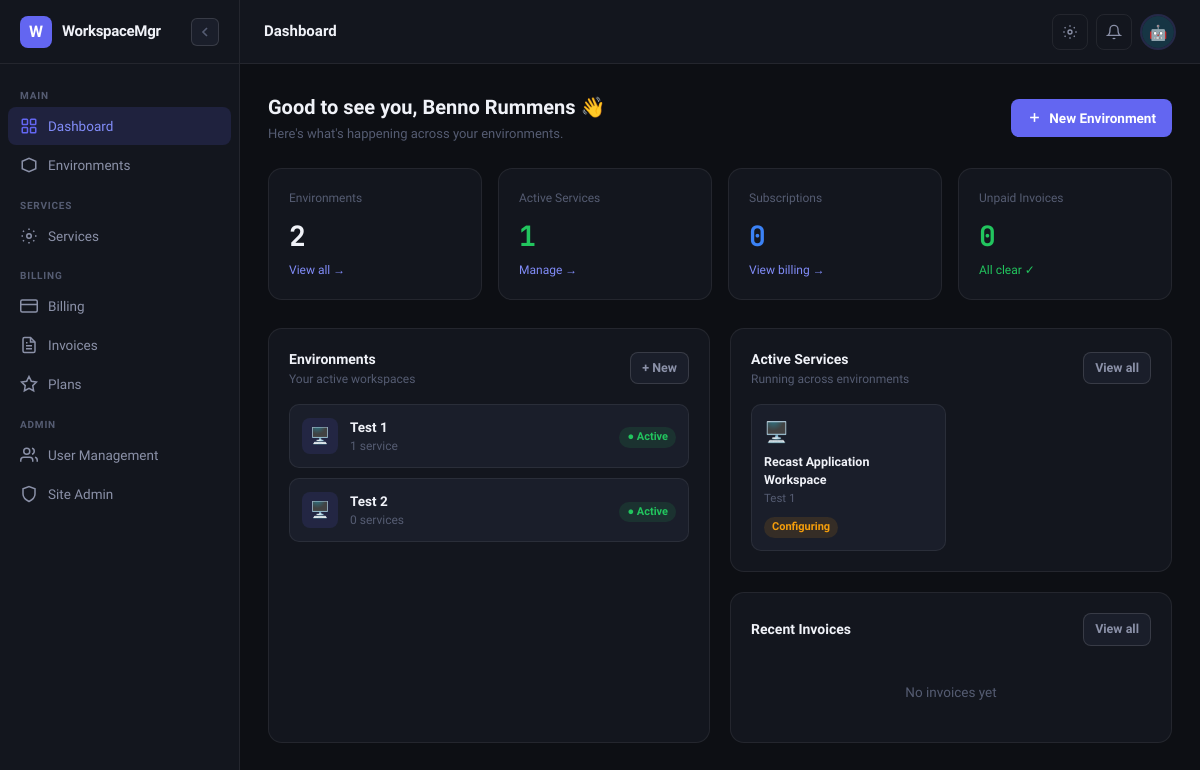
Page /dashboard/ (signed in) on the committed database.
### apps/accounts/models.py (models this page shows, shortened)
class User(AbstractUser):
    username = None
    email = models.EmailField(unique=True)
    role = models.CharField(max_length=20, choices=ROLE_CHOICES, default='env_admin')
    avatar = models.CharField(max_length=20, choices=AVATAR_CHOICES, default='avatar_1')
    phone = models.CharField(max_length=30, blank=True)
    job_title = models.CharField(max_length=100, blank=True)
    is_onboarded = models.BooleanField(default=False)
    created_at = models.DateTimeField(auto_now_add=True)
    updated_at = models.DateTimeField(auto_now=True)
    objects = UserManager()
    USERNAME_FIELD = 'email'
    REQUIRED_FIELDS = []
    class Meta:
        verbose_name = 'User'
        verbose_name_plural = 'Users'
    @property
    def display_name(self):
        return self.get_full_name() or self.email.split('@')[0]
    @property
    def is_superadmin(self):
        return self.role == 'superadmin' or self.is_superuser
    @property
    def is_env_admin(self):
        return self.role in ('superadmin', 'env_admin') or self.is_superuser
    @property
    def avatar_url(self):
        return f'/static/img/avatars/{self.avatar}.svg'

### apps/environments/models.py (models this page shows, shortened)
class Environment(models.Model):
    STATUS_CHOICES = [
        ('active', 'Active'),
        ('inactive', 'Inactive'),
        ('provisioning', 'Provisioning'),
    ]
    owner = models.ForeignKey(
        settings.AUTH_USER_MODEL,
        on_delete=models.CASCADE,
        related_name='environments',
    )
    name = models.CharField(max_length=200)
    description = models.TextField(blank=True)
    slug = models.SlugField(unique=True)
    status = models.CharField(max_length=20, choices=STATUS_CHOICES, default='active')
    azure_tenant_id = models.CharField(max_length=100, blank=True)
    created_at = models.DateTimeField(auto_now_add=True)
    updated_at = models.DateTimeField(auto_now=True)
    class Meta:
        ordering = ['-created_at']

### apps/services/models.py (models this page shows, shortened)
class Service(models.Model):
    STATUS_CHOICES = [
        ('active', 'Active'),
        ('inactive', 'Inactive'),
        ('configuring', 'Configuring'),
        ('error', 'Error'),
    ]
    environment = models.ForeignKey(Environment, on_delete=models.CASCADE, related_name='services')
    service_type = models.CharField(max_length=30, choices=SERVICE_TYPE_CHOICES)
    name = models.CharField(
        max_length=200,
        blank=True,
        help_text='Optional display name. Defaults to the service type name if left blank.'
    )
    status = models.CharField(max_length=20, choices=STATUS_CHOICES, default='configuring')
    enabled = models.BooleanField(default=False)
    is_connected = models.BooleanField(default=False)
    created_at = models.DateTimeField(auto_now_add=True)
    updated_at = models.DateTimeField(auto_now=True)
    class Meta:
        ordering = ['environment', 'service_type', 'name']
    @property
    def display_name(self):
        return self.name if self.name else self.get_service_type_display()
    @property
    def icon(self):
        icons = {
            'recast_workspace': '🖥️',
            'recast_user_license': '👤',
            'windows_365': '☁️',
            'intune': '🛡️',
        }
        return icons.get(self.service_type, '⚙️')

### apps/core/views.py (the view)
# urls.py: path('dashboard/', views.dashboard, name='dashboard'),
@login_required
def dashboard(request):
    environments = Environment.objects.filter(owner=request.user)
    services = Service.objects.filter(environment__owner=request.user, enabled=True)
    recent_invoices = Invoice.objects.filter(user=request.user)[:5]
    active_subscriptions = Subscription.objects.filter(user=request.user, status__in=['active', 'trialing'])
    stats = {
        'environments': environments.count(),
        'services': services.count(),
        'subscriptions': active_subscriptions.count(),
        'invoices_unpaid': Invoice.objects.filter(user=request.user, status='open').count(),
    }
    return render(request, 'core/dashboard.html', {
        'environments': environments[:5],
        'services': services[:6],
        'recent_invoices': recent_invoices,
        'stats': stats,
    })

### templates/core/dashboard.html (shortened to what this page needs)
{% extends "base.html" %}
{% block page_title %}Dashboard{% endblock %}
{% block content %}
<div class="page-header">
  <div>
    <div class="page-title">Good to see you, {{ user.display_name }} 👋</div>
    <div class="page-subtitle">Here's what's happening across your environments.</div>
  </div>
  <a href="{% url 'environments:create' %}" class="btn btn-primary">
    <svg width="15" height="15" fill="none" viewBox="0 0 24 24" stroke="currentColor" stroke-width="2.5"><line x1="12" y1="5" x2="12" y2="19"/><line x1="5" y1="12" x2="19" y2="12"/></svg>
    New Environment
  </a>
</div>
<div style="display:grid;grid-template-columns:repeat(4,1fr);gap:16px;margin-bottom:28px;">
  <div class="stat-card">
    <div class="stat-label">Environments</div>
    <div class="stat-value">{{ stats.environments }}</div>
    <div class="stat-change">
      <a href="{% url 'environments:list' %}" style="color:var(--accent-light);font-size:12px;">View all →</a>
    </div>
  </div>
  <div class="stat-card">
    <div class="stat-label">Active Services</div>
    <div class="stat-value" style="color:var(--success);">{{ stats.services }}</div>
    <div class="stat-change">
      <a href="{% url 'services:list' %}" style="color:var(--accent-light);font-size:12px;">Manage →</a>
    </div>
  </div>
  <div class="stat-card">
    <div class="stat-label">Subscriptions</div>
    <div class="stat-value" style="color:var(--info);">{{ stats.subscriptions }}</div>
    <div class="stat-change">
      <a href="{% url 'billing:overview' %}" style="color:var(--accent-light);font-size:12px;">View billing →</a>
    </div>
  </div>
  <div class="stat-card">
    <div class="stat-label">Unpaid Invoices</div>
    <div class="stat-value" style="color:{% if stats.invoices_unpaid > 0 %}var(--warning){% else %}var(--success){% endif %};">
      {{ stats.invoices_unpaid }}
    </div>
    <div class="stat-change">
      {% if stats.invoices_unpaid > 0 %}
      <a href="{% url 'billing:invoice_list' %}" style="color:var(--warning);font-size:12px;">Pay now →</a>
      {% else %}
      <span style="color:var(--success);font-size:12px;">All clear ✓</span>
      {% endif %}
    </div>
  </div>
</div>
<div style="display:grid;grid-template-columns:1fr 1fr;gap:20px;">
  <div class="card">
    <div class="card-header">
      <div>
        <div class="card-title">Environments</div>
        <div class="card-subtitle">Your active workspaces</div>
      </div>
      <a href="{% url 'environments:create' %}" class="btn btn-secondary btn-sm">+ New</a>
    </div>
    {% if environments %}
    <div style="display:flex;flex-direction:column;gap:10px;">
      {% for env in environments %}
      <a href="{% url 'environments:detail' env.pk %}" style="text-decoration:none;">
        <div style="display:flex;align-items:center;justify-content:space-between;padding:12px;border-radius:10px;border:1px solid var(--border);background:var(--bg-raised);transition:all 0.15s;" onmouseover="this.style.borderColor='rgba(99,102,241,0.3)'" onmouseout="this.style.borderColor='var(--border)'">
          <div style="display:flex;align-items:center;gap:12px;">
            <div style="width:36px;height:36px;border-radius:8px;background:rgba(99,102,241,0.12);display:flex;align-items:center;justify-content:center;font-size:16px;">🖥️</div>
            <div>
              <div style="font-size:13.5px;font-weight:600;color:var(--text-primary);">{{ env.name }}</div>
              <div style="font-size:12px;color:var(--text-muted);">{{ env.services.count }} service{{ env.services.count|pluralize }}</div>
            </div>
          </div>
          <div>
            {% if env.status == 'active' %}
            <span class="badge badge-green">● Active</span>
            {% elif env.status == 'inactive' %}
            <span class="badge badge-gray">Inactive</span>
            {% else %}
            <span class="badge badge-yellow">Provisioning</span>
            {% endif %}
          </div>
        </div>
      </a>
      {% endfor %}
    </div>
    {% endif %}
  </div>
  <div style="display:flex;flex-direction:column;gap:20px;">
    <div class="card">
      <div class="card-header">
        <div>
          <div class="card-title">Active Services</div>
          <div class="card-subtitle">Running across environments</div>
        </div>
        <a href="{% url 'services:list' %}" class="btn btn-secondary btn-sm">View all</a>
      </div>
      {% if services %}
      <div style="display:grid;grid-template-columns:1fr 1fr;gap:10px;">
        {% for service in services %}
        <div style="padding:12px;border-radius:10px;border:1px solid var(--border);background:var(--bg-raised);">
          <div style="font-size:20px;margin-bottom:6px;">{{ service.icon }}</div>
          <div style="font-size:12.5px;font-weight:600;color:var(--text-primary);">{{ service.display_name }}</div>
          <div style="font-size:11.5px;color:var(--text-muted);">{{ service.environment.name }}</div>
          <div style="margin-top:6px;">
            <span class="badge {% if service.status == 'active' %}badge-green{% elif service.status == 'error' %}badge-red{% else %}badge-yellow{% endif %}">
              {{ service.get_status_display }}
            </span>
          </div>
        </div>
        {% endfor %}
      </div>
      {% else %}
      <div style="text-align:center;padding:20px 0;color:var(--text-muted);font-size:13.5px;">
        No services enabled yet
      </div>
      {% endif %}
    </div>
    <div class="card">
      <div class="card-header">
        <div class="card-title">Recent Invoices</div>
        <a href="{% url 'billing:invoice_list' %}" class="btn btn-secondary btn-sm">View all</a>
      </div>
      {% if recent_invoices %}
      <div style="display:flex;flex-direction:column;gap:8px;">
        {% for invoice in recent_invoices %}
        <div style="display:flex;align-items:center;justify-content:space-between;padding:10px 12px;border-radius:8px;border:1px solid var(--border);background:var(--bg-raised);">
          <div>
            <div style="font-size:13px;font-weight:600;color:var(--text-primary);">{{ invoice.invoice_number }}</div>
            <div style="font-size:11.5px;color:var(--text-muted);">{{ invoice.period_start }} – {{ invoice.period_end }}</div>
          </div>
          <div style="text-align:right;">
            <div style="font-size:13px;font-weight:700;">€{{ invoice.total }}</div>
            <span class="badge {% if invoice.status == 'paid' %}badge-green{% elif invoice.status == 'failed' %}badge-red{% elif invoice.status == 'open' %}badge-yellow{% else %}badge-gray{% endif %}">
              {{ invoice.get_status_display }}
            </span>
          </div>
        </div>
        {% endfor %}
      </div>
      {% else %}
      <div style="text-align:center;padding:20px 0;color:var(--text-muted);font-size:13.5px;">
        No invoices yet
      </div>
      {% endif %}
    </div>
  </div>
</div>
{% endblock %}

### templates/base.html (shortened to what this page needs)
<!DOCTYPE html>
<html lang="en" data-theme="dark">
<head>
  <script src="https://cdn.tailwindcss.com"></script>
</head>
<body>
{% if user.is_authenticated %}
<aside id="sidebar">
  <div class="sidebar-logo">
    <div class="logo-mark">W</div>
    <span class="sidebar-logo-text">WorkspaceMgr</span>
    <button class="sidebar-collapse-btn" onclick="toggleSidebar()" title="Toggle sidebar">
      <svg id="collapse-icon-expand" width="16" height="16" fill="none" viewBox="0 0 24 24" stroke="currentColor" stroke-width="2.5">
        <path d="M15 18l-6-6 6-6"/>
      </svg>
    </button>
  </div>
  <nav class="sidebar-nav">
    <div class="sidebar-section-label">Main</div>
    <a href="{% url 'core:dashboard' %}" class="nav-item {% if request.resolver_match.url_name == 'dashboard' %}active{% endif %}">
      <svg class="nav-icon" fill="none" viewBox="0 0 24 24" stroke="currentColor" stroke-width="2"><rect x="3" y="3" width="7" height="7" rx="1"/><rect x="14" y="3" width="7" height="7" rx="1"/><rect x="3" y="14" width="7" height="7" rx="1"/><rect x="14" y="14" width="7" height="7" rx="1"/></svg>
      <span class="sidebar-label">Dashboard</span>
    </a>
    <a href="{% url 'environments:list' %}" class="nav-item {% if 'environments' in request.path %}active{% endif %}">
      <svg class="nav-icon" fill="none" viewBox="0 0 24 24" stroke="currentColor" stroke-width="2"><path d="M3 7l9-4 9 4v10l-9 4-9-4V7z"/></svg>
      <span class="sidebar-label">Environments</span>
    </a>
    <div class="sidebar-section-label">Services</div>
    <a href="{% url 'services:list' %}" class="nav-item {% if 'services' in request.path %}active{% endif %}">
      <svg class="nav-icon" fill="none" viewBox="0 0 24 24" stroke="currentColor" stroke-width="2"><circle cx="12" cy="12" r="3"/><path d="M19.07 4.93l-1.41 1.41M5.34 17.66l-1.41 1.41M19.07 19.07l-1.41-1.41M5.34 6.34L3.93 4.93M20 12h2M2 12h2M12 20v2M12 2v2"/></svg>
      <span class="sidebar-label">Services</span>
    </a>
    <div class="sidebar-section-label">Billing</div>
    <a href="{% url 'billing:overview' %}" class="nav-item {% if request.path == '/billing/' %}active{% endif %}">
      <svg class="nav-icon" fill="none" viewBox="0 0 24 24" stroke="currentColor" stroke-width="2"><rect x="1" y="4" width="22" height="16" rx="2"/><line x1="1" y1="10" x2="23" y2="10"/></svg>
      <span class="sidebar-label">Billing</span>
    </a>
    <a href="{% url 'billing:invoice_list' %}" class="nav-item {% if 'invoices' in request.path %}active{% endif %}">
      <svg class="nav-icon" fill="none" viewBox="0 0 24 24" stroke="currentColor" stroke-width="2"><path d="M14 2H6a2 2 0 00-2 2v16a2 2 0 002 2h12a2 2 0 002-2V8z"/><polyline points="14 2 14 8 20 8"/><line x1="16" y1="13" x2="8" y2="13"/><line x1="16" y1="17" x2="8" y2="17"/><polyline points="10 9 9 9 8 9"/></svg>
      <span class="sidebar-label">Invoices</span>
    </a>
    <a href="{% url 'billing:plan_list' %}" class="nav-item {% if 'plans' in request.path %}active{% endif %}">
      <svg class="nav-icon" fill="none" viewBox="0 0 24 24" stroke="currentColor" stroke-width="2"><polygon points="12 2 15.09 8.26 22 9.27 17 14.14 18.18 21.02 12 17.77 5.82 21.02 7 14.14 2 9.27 8.91 8.26 12 2"/></svg>
      <span class="sidebar-label">Plans</span>
    </a>
    {% if user.is_env_admin %}
    <div class="sidebar-section-label">Admin</div>
    <a href="{% url 'users:user_list' %}" class="nav-item {% if 'users' in request.path and 'profile' not in request.path %}active{% endif %}">
      <svg class="nav-icon" fill="none" viewBox="0 0 24 24" stroke="currentColor" stroke-width="2"><path d="M17 21v-2a4 4 0 00-4-4H5a4 4 0 00-4 4v2"/><circle cx="9" cy="7" r="4"/><path d="M23 21v-2a4 4 0 00-3-3.87"/><path d="M16 3.13a4 4 0 010 7.75"/></svg>
      <span class="sidebar-label">User Management</span>
    </a>
    {% endif %}
    {% if user.is_superadmin %}
    <a href="/admin/" class="nav-item">
      <svg class="nav-icon" fill="none" viewBox="0 0 24 24" stroke="currentColor" stroke-width="2"><path d="M12 22s8-4 8-10V5l-8-3-8 3v7c0 6 8 10 8 10z"/></svg>
      <span class="sidebar-label">Site Admin</span>
    </a>
    {% endif %}
  </nav>
</aside>
<div id="main-wrap">
  <header id="topbar">
    <div class="topbar-title">{% block page_title %}Dashboard{% endblock %}</div>
    <div class="topbar-actions">
      <button class="icon-btn" onclick="openThemePanel()" title="Theme settings">
        <svg width="16" height="16" fill="none" viewBox="0 0 24 24" stroke="currentColor" stroke-width="2">
          <circle cx="12" cy="12" r="3"/><path d="M19.07 4.93l-1.41 1.41M5.34 17.66l-1.41 1.41M19.07 19.07l-1.41-1.41M5.34 6.34L3.93 4.93M20 12h2M2 12h2M12 20v2M12 2v2"/>
        </svg>
      </button>
      <button class="icon-btn" title="Notifications">
        <svg width="16" height="16" fill="none" viewBox="0 0 24 24" stroke="currentColor" stroke-width="2">
          <path d="M18 8A6 6 0 006 8c0 7-3 9-3 9h18s-3-2-3-9"/><path d="M13.73 21a2 2 0 01-3.46 0"/>
        </svg>
      </button>
      <div class="dropdown">
        <button class="avatar-btn" onclick="toggleDropdown(this)">
          <img src="{{ user.avatar_url }}" alt="{{ user.display_name }}"
            onerror="this.style.display='none';this.parentElement.innerHTML='<span style=\'font-size:14px;font-weight:700;color:var(--accent)\'>{{ user.display_name|first|upper }}</span>'">
        </button>
      </div>
    </div>
  </header>
  <main id="page-content">
    {% block content %}{% endblock %}
  </main>
</div>
{% endif %}
</body>
</html>

### rows in the picture
User: avatar_url (picture), display_name "Benno Rummens"
Environment: name "Test 1", services.count "1", status "● Active"
Environment: name "Test 2", services.count "0", status "● Active"
Service: icon "🖥️", display_name "Recast Application Workspace", environment.name "Test 1", status "Configuring"

### other values in the picture
{{ stats.environments }} "2"
{{ stats.services }} "1"
{{ stats.subscriptions }} "0"
{{ stats.invoices_unpaid }} "0"
